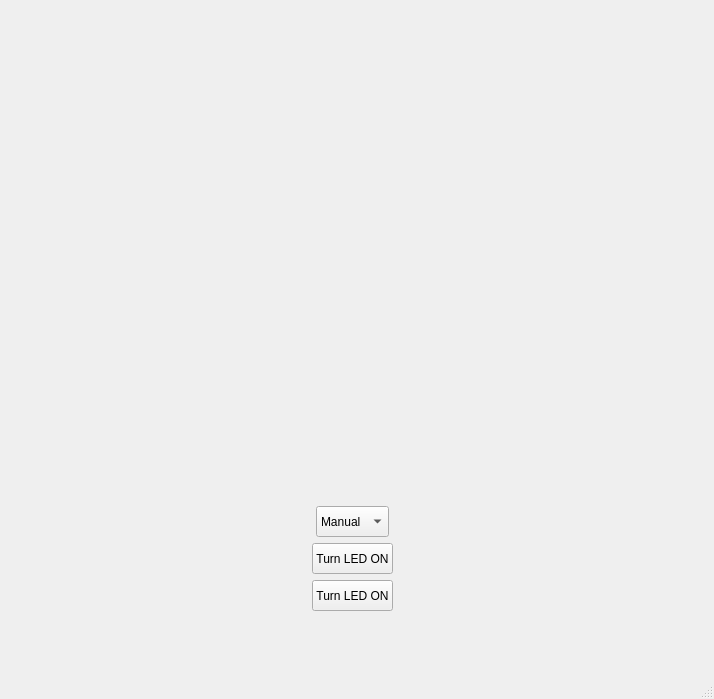
<?xml version="1.0" encoding="UTF-8"?>
<ui version="4.0">
 <class>MainWindow</class>
 <widget class="QMainWindow" name="MainWindow">
  <property name="geometry">
   <rect>
    <x>0</x>
    <y>0</y>
    <width>714</width>
    <height>699</height>
   </rect>
  </property>
  <property name="windowTitle">
   <string>MainWindow</string>
  </property>
  <widget class="QWidget" name="centralwidget">
   <widget class="QWidget" name="">
    <property name="geometry">
     <rect>
      <x>30</x>
      <y>20</y>
      <width>646</width>
      <height>591</height>
     </rect>
    </property>
    <layout class="QVBoxLayout" name="verticalLayout">
     <item>
      <widget class="QLabel" name="webcam">
       <property name="minimumSize">
        <size>
         <width>640</width>
         <height>480</height>
        </size>
       </property>
       <property name="text">
        <string/>
       </property>
      </widget>
     </item>
     <item alignment="Qt::AlignmentFlag::AlignHCenter">
      <widget class="QComboBox" name="comboBox_mode">
       <property name="maximumSize">
        <size>
         <width>100</width>
         <height>100</height>
        </size>
       </property>
       <item>
        <property name="text">
         <string>Manual</string>
        </property>
       </item>
       <item>
        <property name="text">
         <string>Gesture</string>
        </property>
       </item>
      </widget>
     </item>
     <item alignment="Qt::AlignmentFlag::AlignHCenter">
      <widget class="QPushButton" name="button_led_off">
       <property name="maximumSize">
        <size>
         <width>100</width>
         <height>100</height>
        </size>
       </property>
       <property name="text">
        <string>Turn LED ON</string>
       </property>
      </widget>
     </item>
     <item alignment="Qt::AlignmentFlag::AlignHCenter">
      <widget class="QPushButton" name="button_led_on">
       <property name="maximumSize">
        <size>
         <width>100</width>
         <height>100</height>
        </size>
       </property>
       <property name="text">
        <string>Turn LED ON</string>
       </property>
      </widget>
     </item>
    </layout>
   </widget>
  </widget>
  <widget class="QMenuBar" name="menubar">
   <property name="geometry">
    <rect>
     <x>0</x>
     <y>0</y>
     <width>714</width>
     <height>24</height>
    </rect>
   </property>
  </widget>
  <widget class="QStatusBar" name="statusbar"/>
 </widget>
 <resources/>
 <connections>
  <connection>
   <sender>comboBox_mode</sender>
   <signal>currentIndexChanged(int)</signal>
   <receiver>button_led_off</receiver>
   <slot>click()</slot>
   <hints>
    <hint type="sourcelabel">
     <x>355</x>
     <y>537</y>
    </hint>
    <hint type="destinationlabel">
     <x>380</x>
     <y>581</y>
    </hint>
   </hints>
  </connection>
  <connection>
   <sender>comboBox_mode</sender>
   <signal>currentIndexChanged(int)</signal>
   <receiver>button_led_on</receiver>
   <slot>click()</slot>
   <hints>
    <hint type="sourcelabel">
     <x>354</x>
     <y>548</y>
    </hint>
    <hint type="destinationlabel">
     <x>377</x>
     <y>622</y>
    </hint>
   </hints>
  </connection>
 </connections>
</ui>
